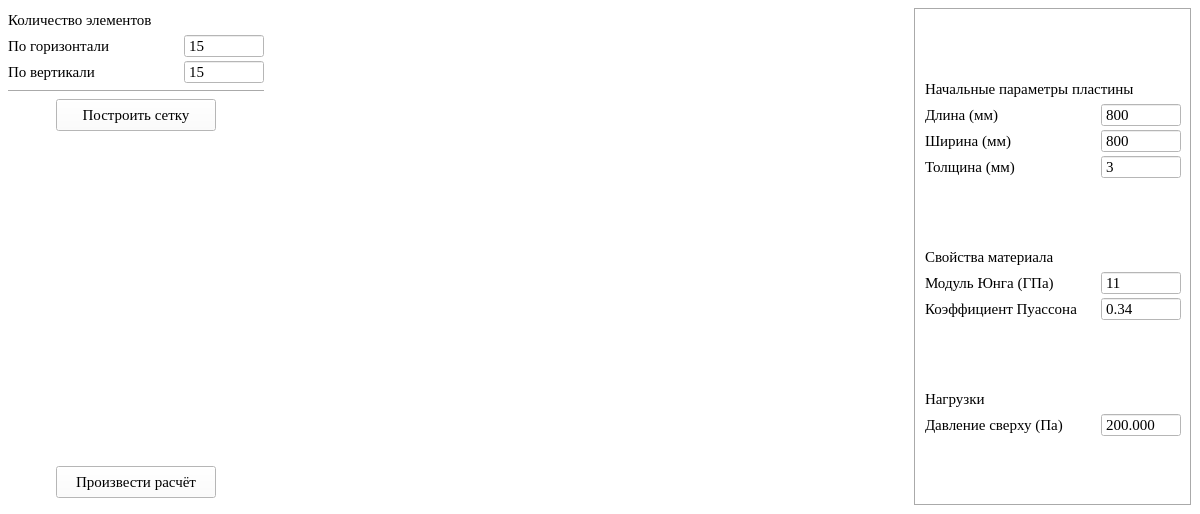
<?xml version="1.0" encoding="UTF-8"?>
<ui version="4.0">
 <class>MainWindow</class>
 <widget class="QMainWindow" name="MainWindow">
  <property name="geometry">
   <rect>
    <x>0</x>
    <y>0</y>
    <width>1200</width>
    <height>514</height>
   </rect>
  </property>
  <property name="font">
   <font>
    <family>Arial</family>
    <pointsize>10</pointsize>
   </font>
  </property>
  <property name="windowTitle">
   <string>Изгиб пластины</string>
  </property>
  <property name="styleSheet">
   <string notr="true">background-color: rgb(255, 255, 255);</string>
  </property>
  <widget class="QWidget" name="centralwidget">
   <layout class="QGridLayout" name="gridLayout">
    <property name="leftMargin">
     <number>8</number>
    </property>
    <property name="topMargin">
     <number>8</number>
    </property>
    <property name="rightMargin">
     <number>8</number>
    </property>
    <property name="bottomMargin">
     <number>8</number>
    </property>
    <item row="0" column="1">
     <layout class="QGridLayout" name="rightLayout">
      <property name="spacing">
       <number>0</number>
      </property>
      <item row="0" column="0">
       <widget class="QWidget" name="plotWidgetLayout" native="true">
        <property name="sizePolicy">
         <sizepolicy hsizetype="Expanding" vsizetype="Expanding">
          <horstretch>0</horstretch>
          <verstretch>0</verstretch>
         </sizepolicy>
        </property>
        <property name="font">
         <font>
          <family>Arial</family>
          <pointsize>10</pointsize>
         </font>
        </property>
       </widget>
      </item>
     </layout>
    </item>
    <item row="0" column="0">
     <layout class="QHBoxLayout" name="horizontalLayout_14">
      <item>
       <layout class="QHBoxLayout" name="horizontalLayout_16"/>
      </item>
      <item>
       <layout class="QVBoxLayout" name="verticalLayout">
        <property name="bottomMargin">
         <number>8</number>
        </property>
        <item>
         <layout class="QVBoxLayout" name="verticalLayout_8">
          <item>
           <layout class="QVBoxLayout" name="verticalLayout_3">
            <property name="spacing">
             <number>2</number>
            </property>
            <item>
             <widget class="QLabel" name="label_8">
              <property name="minimumSize">
               <size>
                <width>160</width>
                <height>16</height>
               </size>
              </property>
              <property name="maximumSize">
               <size>
                <width>200</width>
                <height>24</height>
               </size>
              </property>
              <property name="font">
               <font>
                <family>Times New Roman</family>
                <pointsize>11</pointsize>
               </font>
              </property>
              <property name="styleSheet">
               <string notr="true">color: rgb(0, 0, 0);</string>
              </property>
              <property name="text">
               <string>Количество элементов</string>
              </property>
             </widget>
            </item>
            <item>
             <layout class="QHBoxLayout" name="horizontalLayout_9">
              <property name="spacing">
               <number>16</number>
              </property>
              <item>
               <widget class="QLabel" name="label_7">
                <property name="minimumSize">
                 <size>
                  <width>160</width>
                  <height>16</height>
                 </size>
                </property>
                <property name="maximumSize">
                 <size>
                  <width>200</width>
                  <height>24</height>
                 </size>
                </property>
                <property name="font">
                 <font>
                  <family>Times New Roman</family>
                  <pointsize>11</pointsize>
                 </font>
                </property>
                <property name="styleSheet">
                 <string notr="true">color: rgb(0, 0, 0);</string>
                </property>
                <property name="text">
                 <string>По горизонтали</string>
                </property>
               </widget>
              </item>
              <item>
               <widget class="QSpinBox" name="horizontalCountSpinBox">
                <property name="sizePolicy">
                 <sizepolicy hsizetype="Fixed" vsizetype="Fixed">
                  <horstretch>0</horstretch>
                  <verstretch>0</verstretch>
                 </sizepolicy>
                </property>
                <property name="minimumSize">
                 <size>
                  <width>80</width>
                  <height>24</height>
                 </size>
                </property>
                <property name="maximumSize">
                 <size>
                  <width>80</width>
                  <height>24</height>
                 </size>
                </property>
                <property name="font">
                 <font>
                  <family>Times New Roman</family>
                  <pointsize>11</pointsize>
                 </font>
                </property>
                <property name="styleSheet">
                 <string notr="true">color: rgb(0, 0, 0);
		selection-background-color: rgb(0, 0, 0);
		selection-color: rgb(255, 255, 255);
		</string>
                </property>
                <property name="wrapping">
                 <bool>false</bool>
                </property>
                <property name="buttonSymbols">
                 <enum>QAbstractSpinBox::NoButtons</enum>
                </property>
                <property name="showGroupSeparator" stdset="0">
                 <bool>true</bool>
                </property>
                <property name="minimum">
                 <number>2</number>
                </property>
                <property name="maximum">
                 <number>30</number>
                </property>
                <property name="value">
                 <number>15</number>
                </property>
               </widget>
              </item>
             </layout>
            </item>
            <item>
             <layout class="QHBoxLayout" name="horizontalLayout_11">
              <property name="spacing">
               <number>16</number>
              </property>
              <item>
               <widget class="QLabel" name="label_10">
                <property name="minimumSize">
                 <size>
                  <width>160</width>
                  <height>16</height>
                 </size>
                </property>
                <property name="maximumSize">
                 <size>
                  <width>200</width>
                  <height>24</height>
                 </size>
                </property>
                <property name="font">
                 <font>
                  <family>Times New Roman</family>
                  <pointsize>11</pointsize>
                 </font>
                </property>
                <property name="styleSheet">
                 <string notr="true">color: rgb(0, 0, 0);</string>
                </property>
                <property name="text">
                 <string>По вертикали</string>
                </property>
               </widget>
              </item>
              <item>
               <widget class="QSpinBox" name="verticalCountSpinBox">
                <property name="sizePolicy">
                 <sizepolicy hsizetype="Fixed" vsizetype="Fixed">
                  <horstretch>0</horstretch>
                  <verstretch>0</verstretch>
                 </sizepolicy>
                </property>
                <property name="minimumSize">
                 <size>
                  <width>80</width>
                  <height>24</height>
                 </size>
                </property>
                <property name="maximumSize">
                 <size>
                  <width>80</width>
                  <height>24</height>
                 </size>
                </property>
                <property name="font">
                 <font>
                  <family>Times New Roman</family>
                  <pointsize>11</pointsize>
                 </font>
                </property>
                <property name="styleSheet">
                 <string notr="true">color: rgb(0, 0, 0);
		selection-color: rgb(255, 255, 255);
		selection-background-color: rgb(0, 0, 0);</string>
                </property>
                <property name="wrapping">
                 <bool>false</bool>
                </property>
                <property name="buttonSymbols">
                 <enum>QAbstractSpinBox::NoButtons</enum>
                </property>
                <property name="showGroupSeparator" stdset="0">
                 <bool>true</bool>
                </property>
                <property name="minimum">
                 <number>2</number>
                </property>
                <property name="maximum">
                 <number>30</number>
                </property>
                <property name="value">
                 <number>15</number>
                </property>
               </widget>
              </item>
             </layout>
            </item>
           </layout>
          </item>
         </layout>
        </item>
        <item>
         <layout class="QVBoxLayout" name="verticalLayout_2">
          <item>
           <widget class="Line" name="line_3">
            <property name="orientation">
             <enum>Qt::Horizontal</enum>
            </property>
           </widget>
          </item>
          <item alignment="Qt::AlignHCenter|Qt::AlignTop">
           <widget class="QPushButton" name="createMeshPushButton">
            <property name="minimumSize">
             <size>
              <width>160</width>
              <height>32</height>
             </size>
            </property>
            <property name="maximumSize">
             <size>
              <width>200</width>
              <height>36</height>
             </size>
            </property>
            <property name="font">
             <font>
              <family>Times New Roman</family>
              <pointsize>11</pointsize>
             </font>
            </property>
            <property name="styleSheet">
             <string notr="true">border-color: rgb(0, 0, 0);
color: rgb(0, 0, 0);</string>
            </property>
            <property name="text">
             <string>Построить сетку</string>
            </property>
           </widget>
          </item>
          <item alignment="Qt::AlignHCenter|Qt::AlignBottom">
           <widget class="QPushButton" name="makeCalculationPushButton">
            <property name="minimumSize">
             <size>
              <width>160</width>
              <height>32</height>
             </size>
            </property>
            <property name="maximumSize">
             <size>
              <width>200</width>
              <height>36</height>
             </size>
            </property>
            <property name="font">
             <font>
              <family>Times New Roman</family>
              <pointsize>11</pointsize>
             </font>
            </property>
            <property name="styleSheet">
             <string notr="true">color: rgb(0, 0, 0);
border-color: rgb(0, 0, 0);</string>
            </property>
            <property name="text">
             <string>Произвести расчёт</string>
            </property>
           </widget>
          </item>
         </layout>
        </item>
        <item>
         <layout class="QVBoxLayout" name="verticalLayout_7"/>
        </item>
       </layout>
      </item>
      <item>
       <layout class="QHBoxLayout" name="horizontalLayout_15"/>
      </item>
     </layout>
    </item>
    <item row="0" column="2">
     <layout class="QVBoxLayout" name="leftLayout" stretch="0">
      <property name="spacing">
       <number>20</number>
      </property>
      <item>
       <widget class="QFrame" name="parametersFrame">
        <property name="styleSheet">
         <string notr="true">border-color: rgb(0, 0, 0);
selection-background-color: rgb(0, 0, 0);</string>
        </property>
        <property name="frameShape">
         <enum>QFrame::Box</enum>
        </property>
        <property name="frameShadow">
         <enum>QFrame::Sunken</enum>
        </property>
        <property name="lineWidth">
         <number>1</number>
        </property>
        <layout class="QVBoxLayout" name="parametersLayout">
         <property name="spacing">
          <number>8</number>
         </property>
         <item>
          <layout class="QVBoxLayout" name="verticalLayout_5">
           <property name="spacing">
            <number>2</number>
           </property>
           <item>
            <widget class="QLabel" name="label_14">
             <property name="enabled">
              <bool>true</bool>
             </property>
             <property name="minimumSize">
              <size>
               <width>160</width>
               <height>16</height>
              </size>
             </property>
             <property name="maximumSize">
              <size>
               <width>270</width>
               <height>24</height>
              </size>
             </property>
             <property name="font">
              <font>
               <family>Times New Roman</family>
               <pointsize>11</pointsize>
              </font>
             </property>
             <property name="styleSheet">
              <string notr="true">color: rgb(0, 0, 0);</string>
             </property>
             <property name="text">
              <string>Начальные параметры пластины</string>
             </property>
            </widget>
           </item>
           <item>
            <layout class="QHBoxLayout" name="horizontalLayout_2">
             <property name="spacing">
              <number>16</number>
             </property>
             <item>
              <widget class="QLabel" name="label">
               <property name="enabled">
                <bool>true</bool>
               </property>
               <property name="minimumSize">
                <size>
                 <width>160</width>
                 <height>16</height>
                </size>
               </property>
               <property name="maximumSize">
                <size>
                 <width>200</width>
                 <height>24</height>
                </size>
               </property>
               <property name="font">
                <font>
                 <family>Times New Roman</family>
                 <pointsize>11</pointsize>
                </font>
               </property>
               <property name="styleSheet">
                <string notr="true">color: rgb(0, 0, 0);</string>
               </property>
               <property name="text">
                <string>Длина (мм) </string>
               </property>
              </widget>
             </item>
             <item>
              <widget class="QSpinBox" name="widthSpinBox">
               <property name="enabled">
                <bool>true</bool>
               </property>
               <property name="sizePolicy">
                <sizepolicy hsizetype="Fixed" vsizetype="Fixed">
                 <horstretch>0</horstretch>
                 <verstretch>0</verstretch>
                </sizepolicy>
               </property>
               <property name="minimumSize">
                <size>
                 <width>80</width>
                 <height>24</height>
                </size>
               </property>
               <property name="maximumSize">
                <size>
                 <width>80</width>
                 <height>24</height>
                </size>
               </property>
               <property name="font">
                <font>
                 <family>Times New Roman</family>
                 <pointsize>11</pointsize>
                </font>
               </property>
               <property name="styleSheet">
                <string notr="true">color: rgb(0, 0, 0);
selection-color: rgb(255, 255, 255);</string>
               </property>
               <property name="wrapping">
                <bool>false</bool>
               </property>
               <property name="buttonSymbols">
                <enum>QAbstractSpinBox::NoButtons</enum>
               </property>
               <property name="showGroupSeparator" stdset="0">
                <bool>true</bool>
               </property>
               <property name="minimum">
                <number>1</number>
               </property>
               <property name="maximum">
                <number>100000</number>
               </property>
               <property name="value">
                <number>800</number>
               </property>
              </widget>
             </item>
            </layout>
           </item>
           <item>
            <layout class="QHBoxLayout" name="horizontalLayout_5">
             <property name="spacing">
              <number>16</number>
             </property>
             <item>
              <widget class="QLabel" name="label_3">
               <property name="enabled">
                <bool>true</bool>
               </property>
               <property name="minimumSize">
                <size>
                 <width>160</width>
                 <height>16</height>
                </size>
               </property>
               <property name="maximumSize">
                <size>
                 <width>200</width>
                 <height>24</height>
                </size>
               </property>
               <property name="font">
                <font>
                 <family>Times New Roman</family>
                 <pointsize>11</pointsize>
                </font>
               </property>
               <property name="styleSheet">
                <string notr="true">color: rgb(0, 0, 0);</string>
               </property>
               <property name="text">
                <string>Ширина (мм)</string>
               </property>
              </widget>
             </item>
             <item>
              <widget class="QSpinBox" name="heightSpinBox">
               <property name="enabled">
                <bool>true</bool>
               </property>
               <property name="sizePolicy">
                <sizepolicy hsizetype="Fixed" vsizetype="Fixed">
                 <horstretch>0</horstretch>
                 <verstretch>0</verstretch>
                </sizepolicy>
               </property>
               <property name="minimumSize">
                <size>
                 <width>80</width>
                 <height>24</height>
                </size>
               </property>
               <property name="maximumSize">
                <size>
                 <width>80</width>
                 <height>24</height>
                </size>
               </property>
               <property name="font">
                <font>
                 <family>Times New Roman</family>
                 <pointsize>11</pointsize>
                </font>
               </property>
               <property name="styleSheet">
                <string notr="true">color: rgb(0, 0, 0);
selection-color: rgb(255, 255, 255);
</string>
               </property>
               <property name="wrapping">
                <bool>false</bool>
               </property>
               <property name="buttonSymbols">
                <enum>QAbstractSpinBox::NoButtons</enum>
               </property>
               <property name="showGroupSeparator" stdset="0">
                <bool>true</bool>
               </property>
               <property name="minimum">
                <number>1</number>
               </property>
               <property name="maximum">
                <number>100000</number>
               </property>
               <property name="value">
                <number>800</number>
               </property>
              </widget>
             </item>
            </layout>
           </item>
           <item>
            <layout class="QHBoxLayout" name="horizontalLayout_6">
             <property name="spacing">
              <number>16</number>
             </property>
             <item>
              <widget class="QLabel" name="label_4">
               <property name="enabled">
                <bool>true</bool>
               </property>
               <property name="minimumSize">
                <size>
                 <width>160</width>
                 <height>16</height>
                </size>
               </property>
               <property name="maximumSize">
                <size>
                 <width>200</width>
                 <height>24</height>
                </size>
               </property>
               <property name="font">
                <font>
                 <family>Times New Roman</family>
                 <pointsize>11</pointsize>
                </font>
               </property>
               <property name="styleSheet">
                <string notr="true">color: rgb(0, 0, 0);</string>
               </property>
               <property name="text">
                <string>Толщина (мм)</string>
               </property>
              </widget>
             </item>
             <item>
              <widget class="QSpinBox" name="thicknessSpinBox">
               <property name="enabled">
                <bool>true</bool>
               </property>
               <property name="sizePolicy">
                <sizepolicy hsizetype="Fixed" vsizetype="Fixed">
                 <horstretch>0</horstretch>
                 <verstretch>0</verstretch>
                </sizepolicy>
               </property>
               <property name="minimumSize">
                <size>
                 <width>80</width>
                 <height>24</height>
                </size>
               </property>
               <property name="maximumSize">
                <size>
                 <width>80</width>
                 <height>24</height>
                </size>
               </property>
               <property name="font">
                <font>
                 <family>Times New Roman</family>
                 <pointsize>11</pointsize>
                </font>
               </property>
               <property name="styleSheet">
                <string notr="true">color: rgb(0, 0, 0);
selection-color: rgb(255, 255, 255);</string>
               </property>
               <property name="wrapping">
                <bool>false</bool>
               </property>
               <property name="buttonSymbols">
                <enum>QAbstractSpinBox::NoButtons</enum>
               </property>
               <property name="showGroupSeparator" stdset="0">
                <bool>true</bool>
               </property>
               <property name="minimum">
                <number>1</number>
               </property>
               <property name="maximum">
                <number>1000</number>
               </property>
               <property name="value">
                <number>3</number>
               </property>
              </widget>
             </item>
            </layout>
           </item>
          </layout>
         </item>
        
         <item>
          <layout class="QVBoxLayout" name="verticalLayout_4">
           <property name="spacing">
            <number>2</number>
           </property>
           <item>
            <widget class="QLabel" name="label_11">
             <property name="minimumSize">
              <size>
               <width>160</width>
               <height>16</height>
              </size>
             </property>
             <property name="maximumSize">
              <size>
               <width>200</width>
               <height>24</height>
              </size>
             </property>
             <property name="font">
              <font>
               <family>Times New Roman</family>
               <pointsize>11</pointsize>
              </font>
             </property>
             <property name="styleSheet">
              <string notr="true">color: rgb(0, 0, 0);</string>
             </property>
             <property name="text">
              <string>Свойства материала</string>
             </property>
            </widget>
           </item>
           <item>
            <layout class="QHBoxLayout" name="horizontalLayout_12">
             <property name="spacing">
              <number>16</number>
             </property>
             <item>
              <widget class="QLabel" name="label_12">
               <property name="minimumSize">
                <size>
                 <width>160</width>
                 <height>16</height>
                </size>
               </property>
               <property name="maximumSize">
                <size>
                 <width>200</width>
                 <height>24</height>
                </size>
               </property>
               <property name="font">
                <font>
                 <family>Times New Roman</family>
                 <pointsize>11</pointsize>
                </font>
               </property>
               <property name="styleSheet">
                <string notr="true">color: rgb(0, 0, 0);</string>
               </property>
               <property name="text">
                <string>Модуль Юнга (ГПа)</string>
               </property>
              </widget>
             </item>
             <item>
              <widget class="QSpinBox" name="youngSpinBox">
               <property name="sizePolicy">
                <sizepolicy hsizetype="Fixed" vsizetype="Fixed">
                 <horstretch>0</horstretch>
                 <verstretch>0</verstretch>
                </sizepolicy>
               </property>
               <property name="minimumSize">
                <size>
                 <width>80</width>
                 <height>24</height>
                </size>
               </property>
               <property name="maximumSize">
                <size>
                 <width>80</width>
                 <height>24</height>
                </size>
               </property>
               <property name="font">
                <font>
                 <family>Times New Roman</family>
                 <pointsize>11</pointsize>
                </font>
               </property>
               <property name="styleSheet">
                <string notr="true">color: rgb(0, 0, 0);
selection-color: rgb(255, 255, 255);</string>
               </property>
               <property name="wrapping">
                <bool>false</bool>
               </property>
               <property name="buttonSymbols">
                <enum>QAbstractSpinBox::NoButtons</enum>
               </property>
               <property name="showGroupSeparator" stdset="0">
                <bool>true</bool>
               </property>
               <property name="maximum">
                <number>1000</number>
               </property>
               <property name="value">
                <number>11</number>
               </property>
              </widget>
             </item>
            </layout>
           </item>
           <item>
            <layout class="QHBoxLayout" name="horizontalLayout_13">
             <property name="spacing">
              <number>16</number>
             </property>
             <item>
              <widget class="QLabel" name="label_13">
               <property name="minimumSize">
                <size>
                 <width>160</width>
                 <height>16</height>
                </size>
               </property>
               <property name="maximumSize">
                <size>
                 <width>200</width>
                 <height>24</height>
                </size>
               </property>
               <property name="font">
                <font>
                 <family>Times New Roman</family>
                 <pointsize>11</pointsize>
                </font>
               </property>
               <property name="styleSheet">
                <string notr="true">color: rgb(0, 0, 0);</string>
               </property>
               <property name="text">
                <string>Коэффициент Пуассона</string>
               </property>
              </widget>
             </item>
             <item>
              <widget class="QDoubleSpinBox" name="poissonSpinBox">
               <property name="sizePolicy">
                <sizepolicy hsizetype="Fixed" vsizetype="Fixed">
                 <horstretch>0</horstretch>
                 <verstretch>0</verstretch>
                </sizepolicy>
               </property>
               <property name="minimumSize">
                <size>
                 <width>80</width>
                 <height>24</height>
                </size>
               </property>
               <property name="maximumSize">
                <size>
                 <width>112</width>
                 <height>24</height>
                </size>
               </property>
               <property name="font">
                <font>
                 <family>Times New Roman</family>
                 <pointsize>11</pointsize>
                </font>
               </property>
               <property name="styleSheet">
                <string notr="true">color: rgb(0, 0, 0);
selection-color: rgb(255, 255, 255);</string>
               </property>
               <property name="wrapping">
                <bool>false</bool>
               </property>
               <property name="buttonSymbols">
                <enum>QAbstractSpinBox::NoButtons</enum>
               </property>
               <property name="showGroupSeparator" stdset="0">
                <bool>true</bool>
               </property>
               <property name="decimals">
                <number>2</number>
               </property>
               <property name="minimum">
                <double>0.010000000000000</double>
               </property>
               <property name="maximum">
                <double>1.000000000000000</double>
               </property>
               <property name="singleStep">
                <double>0.010000000000000</double>
               </property>
               <property name="value">
                <double>0.340000000000000</double>
               </property>
              </widget>
             </item>
            </layout>
           </item>
          </layout>
         </item>
         
         <item>
          <layout class="QVBoxLayout" name="verticalLayout_6">
           <property name="spacing">
            <number>2</number>
           </property>
           <item>
            <widget class="QLabel" name="label_15">
             <property name="minimumSize">
              <size>
               <width>160</width>
               <height>16</height>
              </size>
             </property>
             <property name="maximumSize">
              <size>
               <width>200</width>
               <height>24</height>
              </size>
             </property>
             <property name="font">
              <font>
               <family>Times New Roman</family>
               <pointsize>11</pointsize>
              </font>
             </property>
             <property name="styleSheet">
              <string notr="true">color: rgb(0, 0, 0);</string>
             </property>
             <property name="text">
              <string>Нагрузки</string>
             </property>
            </widget>
           </item>
           <item>
            <layout class="QHBoxLayout" name="horizontalLayout_8">
             <property name="spacing">
              <number>16</number>
             </property>
             <item>
              <widget class="QLabel" name="label_6">
               <property name="minimumSize">
                <size>
                 <width>160</width>
                 <height>16</height>
                </size>
               </property>
               <property name="maximumSize">
                <size>
                 <width>200</width>
                 <height>24</height>
                </size>
               </property>
               <property name="font">
                <font>
                 <family>Times New Roman</family>
                 <pointsize>11</pointsize>
                </font>
               </property>
               <property name="styleSheet">
                <string notr="true">color: rgb(0, 0, 0);</string>
               </property>
               <property name="text">
                <string>Давление сверху (Па)</string>
               </property>
              </widget>
             </item>
             <item>
              <widget class="QDoubleSpinBox" name="pressureSpinBox">
               <property name="sizePolicy">
                <sizepolicy hsizetype="Fixed" vsizetype="Fixed">
                 <horstretch>0</horstretch>
                 <verstretch>0</verstretch>
                </sizepolicy>
               </property>
               <property name="minimumSize">
                <size>
                 <width>80</width>
                 <height>24</height>
                </size>
               </property>
               <property name="maximumSize">
                <size>
                 <width>80</width>
                 <height>24</height>
                </size>
               </property>
               <property name="font">
                <font>
                 <family>Times New Roman</family>
                 <pointsize>11</pointsize>
                 <kerning>true</kerning>
                </font>
               </property>
               <property name="styleSheet">
                <string notr="true">color: rgb(0, 0, 0);
selection-color: rgb(255, 255, 255);</string>
               </property>
               <property name="wrapping">
                <bool>false</bool>
               </property>
               <property name="buttonSymbols">
                <enum>QAbstractSpinBox::NoButtons</enum>
               </property>
               <property name="showGroupSeparator" stdset="0">
                <bool>true</bool>
               </property>
               <property name="decimals">
                <number>3</number>
               </property>
               <property name="minimum">
                <double>0.001000000000000</double>
               </property>
               <property name="maximum">
                <double>100000.000000000000000</double>
               </property>
               <property name="singleStep">
                <double>0.001000000000000</double>
               </property>
               <property name="value">
                <double>200.000000000000000</double>
               </property>
              </widget>
             </item>
            </layout>
           </item>
          </layout>
         </item>
        </layout>
       </widget>
      </item>
     </layout>
    </item>
   </layout>
  </widget>
 </widget>
 <resources/>
 <connections/>
</ui>
